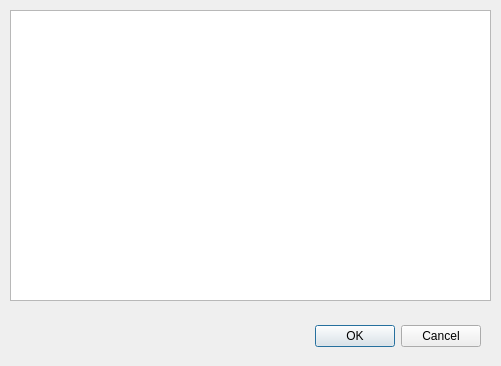
<?xml version="1.0" encoding="UTF-8"?>
<ui version="4.0">
 <class>MatrixView</class>
 <widget class="QDialog" name="MatrixView">
  <property name="geometry">
   <rect>
    <x>0</x>
    <y>0</y>
    <width>501</width>
    <height>366</height>
   </rect>
  </property>
  <property name="windowTitle">
   <string>Dialog</string>
  </property>
  <widget class="QDialogButtonBox" name="buttonBox">
   <property name="geometry">
    <rect>
     <x>140</x>
     <y>320</y>
     <width>341</width>
     <height>32</height>
    </rect>
   </property>
   <property name="orientation">
    <enum>Qt::Horizontal</enum>
   </property>
   <property name="standardButtons">
    <set>QDialogButtonBox::Cancel|QDialogButtonBox::Ok</set>
   </property>
  </widget>
  <widget class="QTableWidget" name="tableWidget">
   <property name="geometry">
    <rect>
     <x>10</x>
     <y>10</y>
     <width>481</width>
     <height>291</height>
    </rect>
   </property>
   <attribute name="horizontalHeaderDefaultSectionSize">
    <number>30</number>
   </attribute>
  </widget>
 </widget>
 <resources/>
 <connections>
  <connection>
   <sender>buttonBox</sender>
   <signal>accepted()</signal>
   <receiver>MatrixView</receiver>
   <slot>accept()</slot>
   <hints>
    <hint type="sourcelabel">
     <x>248</x>
     <y>254</y>
    </hint>
    <hint type="destinationlabel">
     <x>157</x>
     <y>274</y>
    </hint>
   </hints>
  </connection>
  <connection>
   <sender>buttonBox</sender>
   <signal>rejected()</signal>
   <receiver>MatrixView</receiver>
   <slot>reject()</slot>
   <hints>
    <hint type="sourcelabel">
     <x>316</x>
     <y>260</y>
    </hint>
    <hint type="destinationlabel">
     <x>286</x>
     <y>274</y>
    </hint>
   </hints>
  </connection>
 </connections>
</ui>
